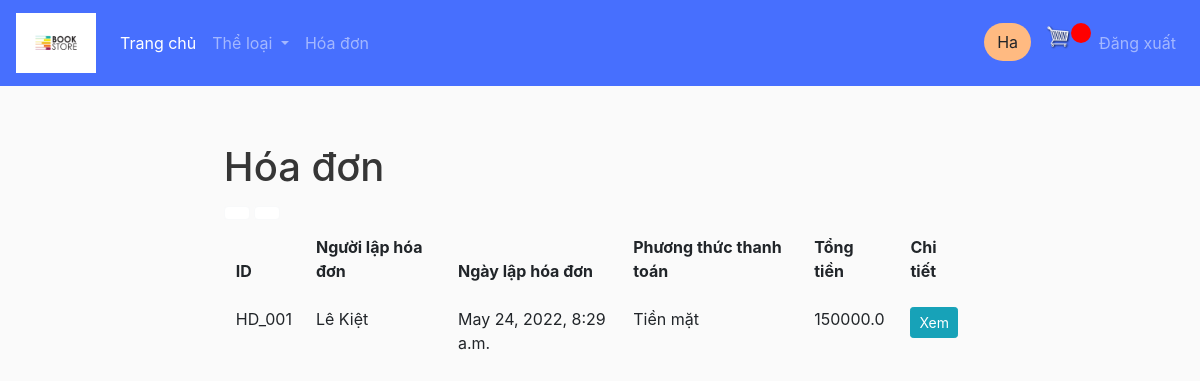
Page /list_invoice/ (signed in) on the earlier database version.
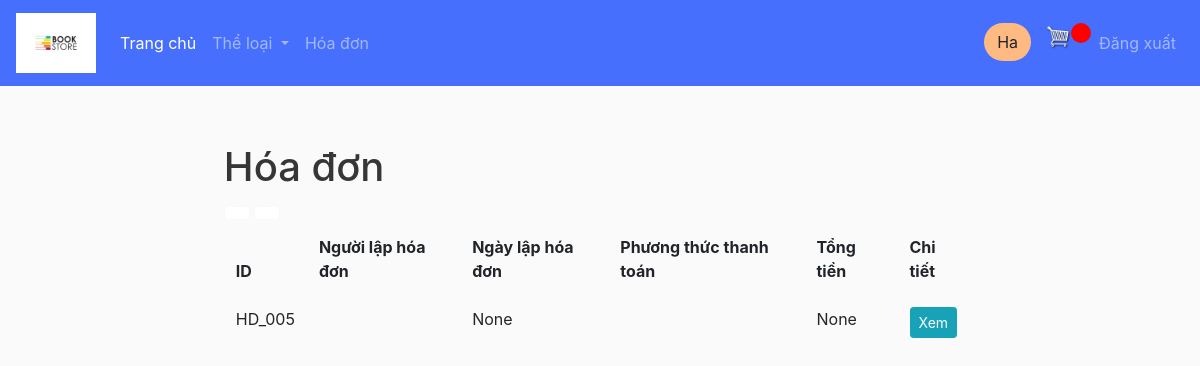
Same page on the later database version.
### book/models.py (models this page shows, shortened)
class HoaDon(models.Model):
    class Meta:
        verbose_name_plural = 'Hóa đơn'
    pttt = (
            ('Thẻ ngân hàng', 'Thẻ ngân hàng'),
            ('Tiền mặt', 'Tiền mặt'),
            )
    id_HD = models.CharField('Mã hóa đơn', max_length=100, primary_key=True, default= 'HD_', editable=True)
    ngay_lap_HD = models.DateTimeField(null=True)
    tong_tien = models.FloatField(null=True)
    nguoi_lap_HD = models.ForeignKey(Person, verbose_name='Nhân viên', null=True, blank=True, related_name="nhan_vien", on_delete=models.PROTECT)
    khach_hang = models.ForeignKey(Person, verbose_name='Khách hàng', null=True, blank=True, related_name="khach_hang", on_delete=models.PROTECT)
    phuong_thuc_thanh_toan = models.CharField('Phương thức thanh toán', max_length=100, null=False, choices=pttt)
    da_tra = models.FloatField(null=True)
    def __str__(self):
        return self.id_HD

class Person(models.Model):
    class Meta:
        verbose_name_plural = 'Thành viên'
    id = models.CharField(max_length=100, primary_key=True, editable=True)
    ho_ten = models.CharField('Họ tên', max_length=100, null=True)
    ngay_sinh = models.DateField('Ngày sinh', null=True, editable=True)
    so_dien_thoai = models.CharField('Số điện thoại', max_length=13, null=True)
    dia_chi = models.CharField('Địa chỉ', max_length=1000, null=True)
    email = models.CharField('Email', max_length=50, null=True)
    profile_pic = models.ImageField(default="profile1.png", null=True, blank=True)
    user = models.OneToOneField(User, blank=True, null=True, on_delete=models.CASCADE) # a user can have 1 customer, a customer have a user

### book/views.py (the view)
# urls.py: path('list_invoice/', views.listInvoice, name='list_invoice'),
@login_required(login_url='login')
def listInvoice(request):
    user = request.user.person
    invoices = HoaDon.objects.filter(khach_hang__id=user.id)
    print(invoices)
    context = {'invoices': invoices}
    return render(request, 'book/list_invoice.html', context)

### book/templates/book/list_invoice.html (shortened to what this page needs)
{%  extends 'book/main.html' %}
{% block content %}
<link href="https://maxcdn.bootstrapcdn.com/font-awesome/4.7.0/css/font-awesome.min.css" rel="stylesheet" />
<div class="page-content container">
    <div class="page-header text-blue-d2">
        <h1 class="page-title text-secondary-d1">
            Hóa đơn
        </h1>
        <div class="page-tools">
            <div class="action-buttons">
                <a class="btn bg-white btn-light mx-1px text-95" href="#" data-title="Print">
                </a>
                <a class="btn bg-white btn-light mx-1px text-95" href="#" data-title="PDF">
                </a>
            </div>
        </div>
    </div>
<div class="table-responsive">
    <table class="table table-striped table-borderless border-0 border-b-2 brc-default-l1">
        <thead class="bg-none bgc-default-tp1">
            <tr class="text-black">
                <th>ID</th>
                <th>Người lập hóa đơn</th>
                <th>Ngày lập hóa đơn</th>
                <th>Phương thức thanh toán</th>
                <th>Tổng tiền</th>
                <th>Chi tiết</th>
            </tr>
        </thead>
        <tbody class="text-95 text-secondary-d3">
            {% for invoice in invoices %}
            <tr>
                <td>{{invoice.id_HD}}</td>
                <td>{{invoice.nguoi_lap_HD.ho_ten}}</td>
                <td>{{invoice.ngay_lap_HD}}</td>
                <td>{{invoice.phuong_thuc_thanh_toan}}</td>
                <td>{{invoice.tong_tien}}</td>
                <th><a class="btn btn-sm btn-info" href="{% url 'review_invoice' invoice.id_HD %}">Xem</a></th>
            </tr>
            {% endfor %}
        </tbody>
    </table>
</div>
{% endblock content %}

Differences in the rows shown:
no longer on this page (row unchanged): HoaDon: id_HD "HD_001", nguoi_lap_HD.ho_ten "Lê Kiệt", ngay_lap_HD "May 24, 2022, 8:29 a.m.", phuong_thuc_thanh_toan "Tiền mặt", tong_tien "150000.0"
added HoaDon: id_HD "HD_005", ngay_lap_HD "None", tong_tien "None"
